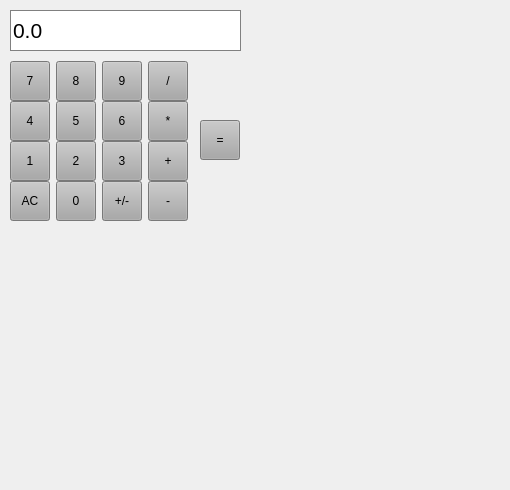
<?xml version="1.0" encoding="UTF-8"?>
<ui version="4.0">
 <class>Calculator</class>
 <widget class="QMainWindow" name="Calculator">
  <property name="geometry">
   <rect>
    <x>0</x>
    <y>0</y>
    <width>510</width>
    <height>490</height>
   </rect>
  </property>
  <property name="windowTitle">
   <string>Calculator</string>
  </property>
  <widget class="QWidget" name="centralwidget">
   <widget class="QLineEdit" name="Display">
    <property name="geometry">
     <rect>
      <x>10</x>
      <y>10</y>
      <width>231</width>
      <height>41</height>
     </rect>
    </property>
    <property name="sizePolicy">
     <sizepolicy hsizetype="Preferred" vsizetype="Preferred">
      <horstretch>0</horstretch>
      <verstretch>0</verstretch>
     </sizepolicy>
    </property>
    <property name="font">
     <font>
      <pointsize>16</pointsize>
     </font>
    </property>
    <property name="styleSheet">
     <string notr="true">QLineEdit {
	border: 1px solid gray;
}</string>
    </property>
    <property name="text">
     <string>0.0</string>
    </property>
   </widget>
   <widget class="QWidget" name="layoutWidget">
    <property name="geometry">
     <rect>
      <x>10</x>
      <y>60</y>
      <width>181</width>
      <height>42</height>
     </rect>
    </property>
    <layout class="QGridLayout" name="gridLayout">
     <item row="0" column="0">
      <widget class="QPushButton" name="Button7">
       <property name="sizePolicy">
        <sizepolicy hsizetype="Ignored" vsizetype="Preferred">
         <horstretch>0</horstretch>
         <verstretch>0</verstretch>
        </sizepolicy>
       </property>
       <property name="minimumSize">
        <size>
         <width>40</width>
         <height>40</height>
        </size>
       </property>
       <property name="maximumSize">
        <size>
         <width>40</width>
         <height>40</height>
        </size>
       </property>
       <property name="baseSize">
        <size>
         <width>0</width>
         <height>0</height>
        </size>
       </property>
       <property name="styleSheet">
        <string notr="true">QPushButton {
	background-color:  #a9a9a9;
	padding: 5px;
}

QPushButton:pressed {
    background-color:  #333333;
	color: #ffffff;
}</string>
       </property>
       <property name="text">
        <string>7</string>
       </property>
       <property name="flat">
        <bool>false</bool>
       </property>
      </widget>
     </item>
     <item row="0" column="2">
      <widget class="QPushButton" name="Button9">
       <property name="sizePolicy">
        <sizepolicy hsizetype="Ignored" vsizetype="Preferred">
         <horstretch>0</horstretch>
         <verstretch>0</verstretch>
        </sizepolicy>
       </property>
       <property name="minimumSize">
        <size>
         <width>40</width>
         <height>40</height>
        </size>
       </property>
       <property name="maximumSize">
        <size>
         <width>40</width>
         <height>40</height>
        </size>
       </property>
       <property name="baseSize">
        <size>
         <width>0</width>
         <height>0</height>
        </size>
       </property>
       <property name="styleSheet">
        <string notr="true">QPushButton {
	background-color:  #a9a9a9;
	padding: 5px;
}

QPushButton:pressed {
    background-color:  #333333;
	color: #ffffff;
}</string>
       </property>
       <property name="text">
        <string>9</string>
       </property>
       <property name="flat">
        <bool>false</bool>
       </property>
      </widget>
     </item>
     <item row="0" column="1">
      <widget class="QPushButton" name="Button8">
       <property name="sizePolicy">
        <sizepolicy hsizetype="Ignored" vsizetype="Preferred">
         <horstretch>0</horstretch>
         <verstretch>0</verstretch>
        </sizepolicy>
       </property>
       <property name="minimumSize">
        <size>
         <width>40</width>
         <height>40</height>
        </size>
       </property>
       <property name="maximumSize">
        <size>
         <width>40</width>
         <height>40</height>
        </size>
       </property>
       <property name="baseSize">
        <size>
         <width>0</width>
         <height>0</height>
        </size>
       </property>
       <property name="styleSheet">
        <string notr="true">QPushButton {
	background-color:  #a9a9a9;
	padding: 5px;
}

QPushButton:pressed {
    background-color:  #333333;
	color: #ffffff;
}</string>
       </property>
       <property name="text">
        <string>8</string>
       </property>
       <property name="flat">
        <bool>false</bool>
       </property>
      </widget>
     </item>
     <item row="0" column="3">
      <widget class="QPushButton" name="Divide">
       <property name="sizePolicy">
        <sizepolicy hsizetype="Ignored" vsizetype="Preferred">
         <horstretch>0</horstretch>
         <verstretch>0</verstretch>
        </sizepolicy>
       </property>
       <property name="minimumSize">
        <size>
         <width>40</width>
         <height>40</height>
        </size>
       </property>
       <property name="maximumSize">
        <size>
         <width>40</width>
         <height>40</height>
        </size>
       </property>
       <property name="baseSize">
        <size>
         <width>0</width>
         <height>0</height>
        </size>
       </property>
       <property name="styleSheet">
        <string notr="true">QPushButton {
	background-color:  #a9a9a9;
	padding: 5px;
}

QPushButton:pressed {
    background-color:  #333333;
	color: #ffffff;
}</string>
       </property>
       <property name="text">
        <string>/</string>
       </property>
       <property name="flat">
        <bool>false</bool>
       </property>
      </widget>
     </item>
    </layout>
   </widget>
   <widget class="QWidget" name="layoutWidget">
    <property name="geometry">
     <rect>
      <x>10</x>
      <y>100</y>
      <width>181</width>
      <height>42</height>
     </rect>
    </property>
    <layout class="QGridLayout" name="gridLayout_2">
     <item row="0" column="0">
      <widget class="QPushButton" name="Button4">
       <property name="sizePolicy">
        <sizepolicy hsizetype="Preferred" vsizetype="Preferred">
         <horstretch>0</horstretch>
         <verstretch>0</verstretch>
        </sizepolicy>
       </property>
       <property name="minimumSize">
        <size>
         <width>40</width>
         <height>40</height>
        </size>
       </property>
       <property name="maximumSize">
        <size>
         <width>40</width>
         <height>40</height>
        </size>
       </property>
       <property name="baseSize">
        <size>
         <width>0</width>
         <height>0</height>
        </size>
       </property>
       <property name="styleSheet">
        <string notr="true">QPushButton {
	background-color:  #a9a9a9;
	padding: 5px;
}

QPushButton:pressed {
	background-color:  #333333;
	color: #ffffff;
}</string>
       </property>
       <property name="text">
        <string>4</string>
       </property>
       <property name="flat">
        <bool>false</bool>
       </property>
      </widget>
     </item>
     <item row="0" column="2">
      <widget class="QPushButton" name="Button6">
       <property name="sizePolicy">
        <sizepolicy hsizetype="Preferred" vsizetype="Preferred">
         <horstretch>0</horstretch>
         <verstretch>0</verstretch>
        </sizepolicy>
       </property>
       <property name="minimumSize">
        <size>
         <width>40</width>
         <height>40</height>
        </size>
       </property>
       <property name="maximumSize">
        <size>
         <width>40</width>
         <height>40</height>
        </size>
       </property>
       <property name="baseSize">
        <size>
         <width>0</width>
         <height>0</height>
        </size>
       </property>
       <property name="styleSheet">
        <string notr="true">QPushButton {
	background-color:  #a9a9a9;
	padding: 5px;
}

QPushButton:pressed {
	background-color:  #333333;
	color: #ffffff;
}</string>
       </property>
       <property name="text">
        <string>6</string>
       </property>
       <property name="flat">
        <bool>false</bool>
       </property>
      </widget>
     </item>
     <item row="0" column="3">
      <widget class="QPushButton" name="Multiply">
       <property name="sizePolicy">
        <sizepolicy hsizetype="Preferred" vsizetype="Preferred">
         <horstretch>0</horstretch>
         <verstretch>0</verstretch>
        </sizepolicy>
       </property>
       <property name="minimumSize">
        <size>
         <width>40</width>
         <height>40</height>
        </size>
       </property>
       <property name="maximumSize">
        <size>
         <width>40</width>
         <height>40</height>
        </size>
       </property>
       <property name="baseSize">
        <size>
         <width>0</width>
         <height>0</height>
        </size>
       </property>
       <property name="styleSheet">
        <string notr="true">QPushButton {
	background-color:  #a9a9a9;
	padding: 5px;
}

QPushButton:pressed {
	background-color:  #333333;
	color: #ffffff;
}</string>
       </property>
       <property name="text">
        <string>*</string>
       </property>
       <property name="flat">
        <bool>false</bool>
       </property>
      </widget>
     </item>
     <item row="0" column="1">
      <widget class="QPushButton" name="Button5">
       <property name="sizePolicy">
        <sizepolicy hsizetype="Preferred" vsizetype="Preferred">
         <horstretch>0</horstretch>
         <verstretch>0</verstretch>
        </sizepolicy>
       </property>
       <property name="minimumSize">
        <size>
         <width>40</width>
         <height>40</height>
        </size>
       </property>
       <property name="maximumSize">
        <size>
         <width>40</width>
         <height>40</height>
        </size>
       </property>
       <property name="baseSize">
        <size>
         <width>0</width>
         <height>0</height>
        </size>
       </property>
       <property name="styleSheet">
        <string notr="true">QPushButton {
	background-color:  #a9a9a9;
	padding: 5px;
}

QPushButton:pressed {
	background-color:  #333333;
	color: #ffffff;
}</string>
       </property>
       <property name="text">
        <string>5</string>
       </property>
       <property name="flat">
        <bool>false</bool>
       </property>
      </widget>
     </item>
    </layout>
   </widget>
   <widget class="QWidget" name="layoutWidget">
    <property name="geometry">
     <rect>
      <x>10</x>
      <y>140</y>
      <width>181</width>
      <height>42</height>
     </rect>
    </property>
    <layout class="QGridLayout" name="gridLayout_3">
     <item row="0" column="4">
      <widget class="QPushButton" name="Add">
       <property name="sizePolicy">
        <sizepolicy hsizetype="Preferred" vsizetype="Preferred">
         <horstretch>0</horstretch>
         <verstretch>0</verstretch>
        </sizepolicy>
       </property>
       <property name="minimumSize">
        <size>
         <width>40</width>
         <height>40</height>
        </size>
       </property>
       <property name="maximumSize">
        <size>
         <width>40</width>
         <height>40</height>
        </size>
       </property>
       <property name="baseSize">
        <size>
         <width>0</width>
         <height>0</height>
        </size>
       </property>
       <property name="styleSheet">
        <string notr="true">QPushButton {
	background-color:  #a9a9a9;
	padding: 5px;
}

QPushButton:pressed {
	background-color:  #333333;
	color: #ffffff;
}</string>
       </property>
       <property name="text">
        <string>+</string>
       </property>
       <property name="flat">
        <bool>false</bool>
       </property>
      </widget>
     </item>
     <item row="0" column="0">
      <widget class="QPushButton" name="Button1">
       <property name="sizePolicy">
        <sizepolicy hsizetype="Preferred" vsizetype="Preferred">
         <horstretch>0</horstretch>
         <verstretch>0</verstretch>
        </sizepolicy>
       </property>
       <property name="minimumSize">
        <size>
         <width>40</width>
         <height>40</height>
        </size>
       </property>
       <property name="maximumSize">
        <size>
         <width>40</width>
         <height>40</height>
        </size>
       </property>
       <property name="baseSize">
        <size>
         <width>0</width>
         <height>0</height>
        </size>
       </property>
       <property name="styleSheet">
        <string notr="true">QPushButton {
	background-color:  #a9a9a9;
	padding: 5px;
}

QPushButton:pressed {
	background-color:  #333333;
	color: #ffffff;
}</string>
       </property>
       <property name="text">
        <string>1</string>
       </property>
       <property name="flat">
        <bool>false</bool>
       </property>
      </widget>
     </item>
     <item row="0" column="2">
      <widget class="QPushButton" name="Button3">
       <property name="sizePolicy">
        <sizepolicy hsizetype="Preferred" vsizetype="Preferred">
         <horstretch>0</horstretch>
         <verstretch>0</verstretch>
        </sizepolicy>
       </property>
       <property name="minimumSize">
        <size>
         <width>40</width>
         <height>40</height>
        </size>
       </property>
       <property name="maximumSize">
        <size>
         <width>40</width>
         <height>40</height>
        </size>
       </property>
       <property name="baseSize">
        <size>
         <width>0</width>
         <height>0</height>
        </size>
       </property>
       <property name="styleSheet">
        <string notr="true">QPushButton {
	background-color:  #a9a9a9;
	padding: 5px;
}

QPushButton:pressed {
	background-color:  #333333;
	color: #ffffff;
}</string>
       </property>
       <property name="text">
        <string>3</string>
       </property>
       <property name="flat">
        <bool>false</bool>
       </property>
      </widget>
     </item>
     <item row="0" column="1">
      <widget class="QPushButton" name="Button2">
       <property name="sizePolicy">
        <sizepolicy hsizetype="Preferred" vsizetype="Preferred">
         <horstretch>0</horstretch>
         <verstretch>0</verstretch>
        </sizepolicy>
       </property>
       <property name="minimumSize">
        <size>
         <width>40</width>
         <height>40</height>
        </size>
       </property>
       <property name="maximumSize">
        <size>
         <width>40</width>
         <height>40</height>
        </size>
       </property>
       <property name="baseSize">
        <size>
         <width>0</width>
         <height>0</height>
        </size>
       </property>
       <property name="styleSheet">
        <string notr="true">QPushButton {
	background-color:  #a9a9a9;
	padding: 5px;
}

QPushButton:pressed {
	background-color:  #333333;
	color: #ffffff;
}</string>
       </property>
       <property name="text">
        <string>2</string>
       </property>
       <property name="flat">
        <bool>false</bool>
       </property>
      </widget>
     </item>
    </layout>
   </widget>
   <widget class="QWidget" name="layoutWidget">
    <property name="geometry">
     <rect>
      <x>10</x>
      <y>180</y>
      <width>181</width>
      <height>42</height>
     </rect>
    </property>
    <layout class="QGridLayout" name="gridLayout_4">
     <item row="0" column="3">
      <widget class="QPushButton" name="Subtract">
       <property name="sizePolicy">
        <sizepolicy hsizetype="Preferred" vsizetype="Fixed">
         <horstretch>0</horstretch>
         <verstretch>0</verstretch>
        </sizepolicy>
       </property>
       <property name="minimumSize">
        <size>
         <width>40</width>
         <height>40</height>
        </size>
       </property>
       <property name="maximumSize">
        <size>
         <width>40</width>
         <height>40</height>
        </size>
       </property>
       <property name="baseSize">
        <size>
         <width>0</width>
         <height>0</height>
        </size>
       </property>
       <property name="styleSheet">
        <string notr="true">QPushButton {
	background-color:  #a9a9a9;
	padding: 5px;
}

QPushButton:pressed {
	background-color:  #333333;
	color: #ffffff;
}</string>
       </property>
       <property name="text">
        <string>-</string>
       </property>
       <property name="flat">
        <bool>false</bool>
       </property>
      </widget>
     </item>
     <item row="0" column="2">
      <widget class="QPushButton" name="ChangeSign">
       <property name="sizePolicy">
        <sizepolicy hsizetype="Preferred" vsizetype="Fixed">
         <horstretch>0</horstretch>
         <verstretch>0</verstretch>
        </sizepolicy>
       </property>
       <property name="minimumSize">
        <size>
         <width>40</width>
         <height>40</height>
        </size>
       </property>
       <property name="maximumSize">
        <size>
         <width>40</width>
         <height>40</height>
        </size>
       </property>
       <property name="baseSize">
        <size>
         <width>0</width>
         <height>0</height>
        </size>
       </property>
       <property name="styleSheet">
        <string notr="true">QPushButton {
	background-color:  #a9a9a9;
	padding: 5px;
}

QPushButton:pressed {
	background-color:  #333333;
	color: #ffffff;
}</string>
       </property>
       <property name="text">
        <string>+/-</string>
       </property>
       <property name="flat">
        <bool>false</bool>
       </property>
      </widget>
     </item>
     <item row="0" column="1">
      <widget class="QPushButton" name="Button0">
       <property name="sizePolicy">
        <sizepolicy hsizetype="Preferred" vsizetype="Fixed">
         <horstretch>0</horstretch>
         <verstretch>0</verstretch>
        </sizepolicy>
       </property>
       <property name="minimumSize">
        <size>
         <width>40</width>
         <height>40</height>
        </size>
       </property>
       <property name="maximumSize">
        <size>
         <width>40</width>
         <height>40</height>
        </size>
       </property>
       <property name="baseSize">
        <size>
         <width>0</width>
         <height>0</height>
        </size>
       </property>
       <property name="styleSheet">
        <string notr="true">QPushButton {
	background-color:  #a9a9a9;
	padding: 5px;
}

QPushButton:pressed {
	background-color:  #333333;
	color: #ffffff;
}</string>
       </property>
       <property name="text">
        <string>0</string>
       </property>
       <property name="flat">
        <bool>false</bool>
       </property>
      </widget>
     </item>
     <item row="0" column="0">
      <widget class="QPushButton" name="Clear">
       <property name="sizePolicy">
        <sizepolicy hsizetype="Preferred" vsizetype="Fixed">
         <horstretch>0</horstretch>
         <verstretch>0</verstretch>
        </sizepolicy>
       </property>
       <property name="minimumSize">
        <size>
         <width>40</width>
         <height>40</height>
        </size>
       </property>
       <property name="maximumSize">
        <size>
         <width>40</width>
         <height>40</height>
        </size>
       </property>
       <property name="baseSize">
        <size>
         <width>0</width>
         <height>0</height>
        </size>
       </property>
       <property name="styleSheet">
        <string notr="true">QPushButton {
	background-color:  #a9a9a9;
	padding: 5px;
}

QPushButton:pressed {
	background-color:  #333333;
	color: #ffffff;
}</string>
       </property>
       <property name="text">
        <string>AC</string>
       </property>
       <property name="flat">
        <bool>false</bool>
       </property>
      </widget>
     </item>
    </layout>
   </widget>
   <widget class="QPushButton" name="Equals">
    <property name="geometry">
     <rect>
      <x>200</x>
      <y>120</y>
      <width>40</width>
      <height>40</height>
     </rect>
    </property>
    <property name="sizePolicy">
     <sizepolicy hsizetype="Preferred" vsizetype="Fixed">
      <horstretch>0</horstretch>
      <verstretch>0</verstretch>
     </sizepolicy>
    </property>
    <property name="minimumSize">
     <size>
      <width>40</width>
      <height>40</height>
     </size>
    </property>
    <property name="maximumSize">
     <size>
      <width>40</width>
      <height>40</height>
     </size>
    </property>
    <property name="baseSize">
     <size>
      <width>0</width>
      <height>0</height>
     </size>
    </property>
    <property name="styleSheet">
     <string notr="true">QPushButton {
	background-color:  #a9a9a9;
	padding: 5px;
}

QPushButton:pressed {
	background-color:  #333333;
	color: #ffffff;
}</string>
    </property>
    <property name="text">
     <string>=</string>
    </property>
    <property name="flat">
     <bool>false</bool>
    </property>
   </widget>
  </widget>
 </widget>
 <resources/>
 <connections/>
</ui>
